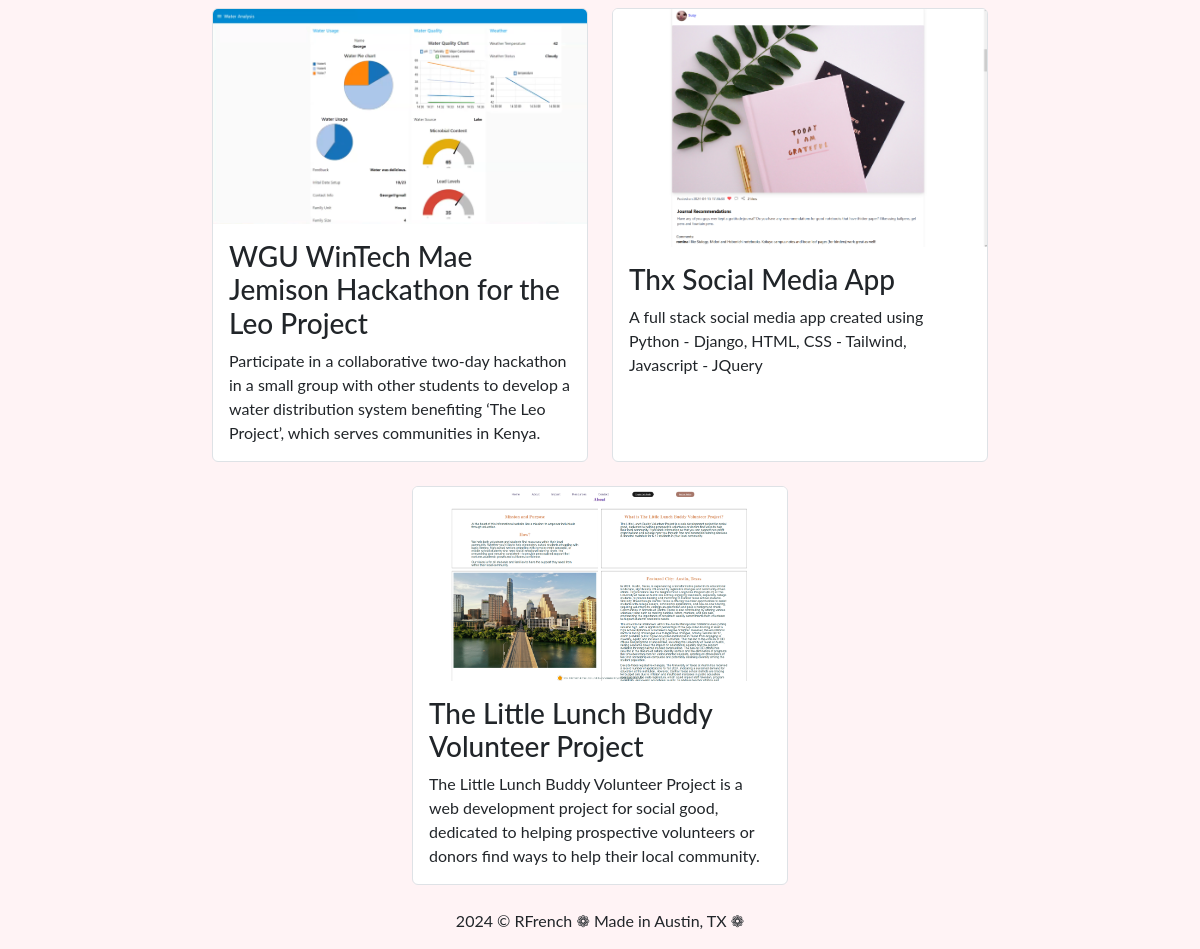
Before: / (lower part) with the older database file.
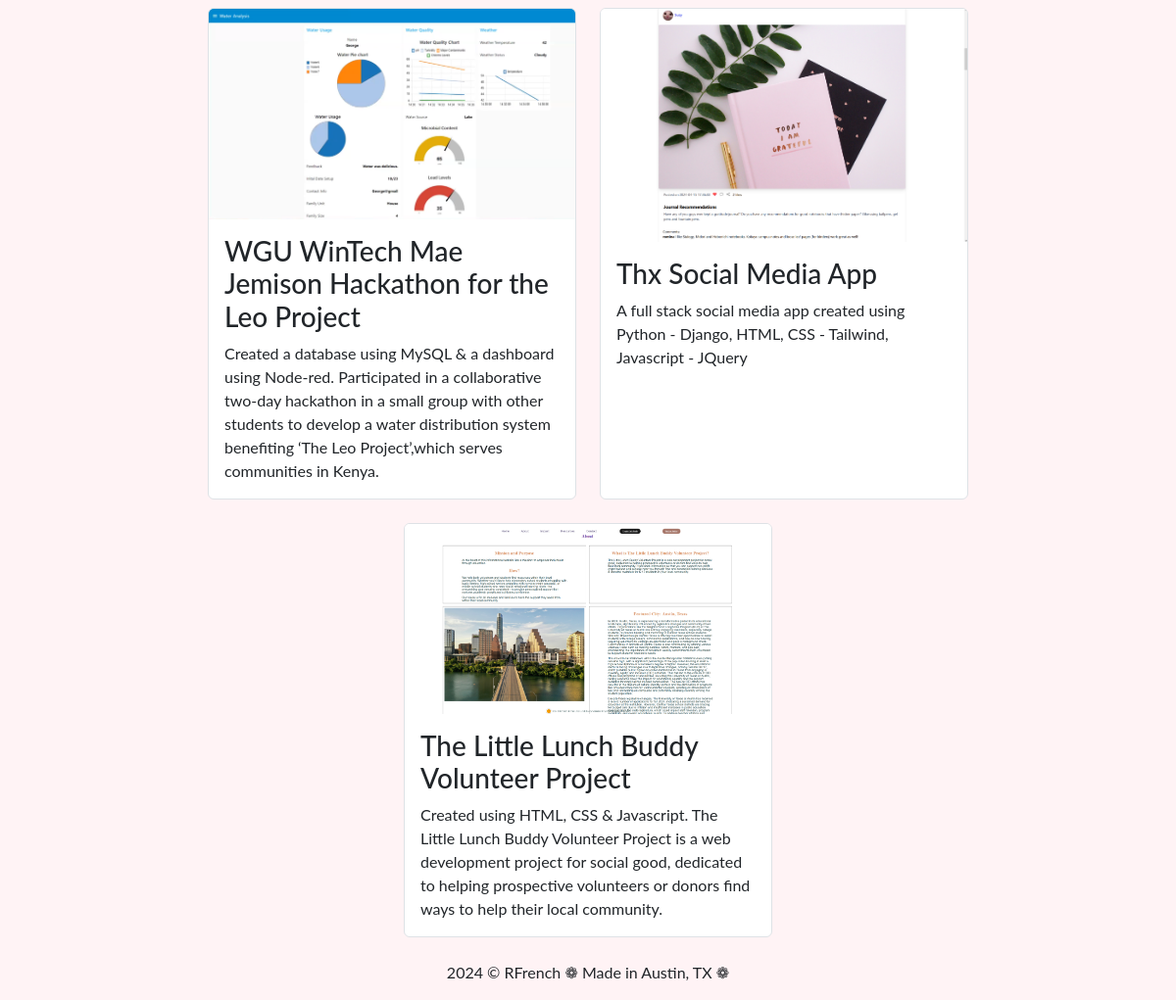
After: the same page with the newer database file.
### portfolio/models.py (models this page shows, shortened)
class Project(models.Model):
    title = models.CharField(max_length=100)
    description = models.CharField(max_length=250)
    image = models.ImageField(upload_to='portfolio/images/')
    url = models.URLField(blank=True)

### portfolio/views.py (the view)
# urls.py: 2. Add a URL to urlpatterns:  path('', views.home, name='home')
def home(request):
    projects = Project.objects.all()
    return render(request, 'portfolio/home.html', {'projects':projects})

### portfolio/templates/portfolio/home.html (shortened to what this page needs)
{% extends 'portfolio/base.html' %}
{% load static %}
{% block content %}
 <div class="d-flex justify-content-center align-items-center" style="min-height: 100vh;">
  <div>
    <div class="row justify-content-center">
      {% for project in projects %}
        {% if forloop.counter0|divisibleby:2 %}
          <div class="row justify-content-center">
        {% endif %}
        <div class="col-lg-4 col-md-6 mb-4">
          <div class="card h-100 border">
          {% if project.url %}
            <a href="{{ project.url }}" target="_blank">
              <img src="{{ project.image.url }}" class="card-img-top" alt="{{ project.title }}">
            </a>
          {% else %}
            <img src="{{ project.image.url }}" class="card-img-top" alt="{{ project.title }}">
          {% endif %}
          <div class="card-body">
          <h3 class="card-title">{{ project.title }}</h3>
          <p class="card-text">{{ project.description }}</p>
        </div>
      </div>
    </div>
        {% if forloop.counter|divisibleby:2 or forloop.last %}
          </div>
        {% endif %}
      {% endfor %}
    </div>
{% endblock %}

Changed rows visible on the page:
changed Project "WGU WinTech Mae Jemison Hackathon for the Leo Project": description "Participate in a collaborative two-day hackathon in a small group with other students to develop a water distribution system benefiting ‘The Leo Project’, which serves communities in Kenya." → "Created a database using MySQL & a dashboard using Node-red. Participated in a collaborative two-day hackathon in a small group with other students to develop a water distribution system benefiting ‘The Leo Project’,which serves communities in Kenya."
changed Project "The Little Lunch Buddy Volunteer Project": description "The Little Lunch Buddy…" → "Created using HTML, CSS & Javascript. The Little Lunch Buddy…"
